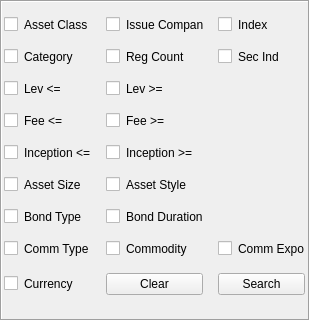
       <widget class="QFrame" name="etfMetaSearchFrame">
        <property name="geometry">
         <rect>
          <x>870</x>
          <y>480</y>
          <width>310</width>
          <height>321</height>
         </rect>
        </property>
        <property name="styleSheet">
         <string notr="true">border-color: rgb(0, 0, 0);</string>
        </property>
        <property name="frameShape">
         <enum>QFrame::Box</enum>
        </property>
        <property name="frameShadow">
         <enum>QFrame::Sunken</enum>
        </property>
        <widget class="QWidget" name="gridLayoutWidget_19">
         <property name="geometry">
          <rect>
           <x>-1</x>
           <y>0</y>
           <width>311</width>
           <height>321</height>
          </rect>
         </property>
         <layout class="QGridLayout" name="etfMetaSearchGrid" rowstretch="0,0,0,0,0,0,0,0,0" columnstretch="0,0,0">
          <property name="leftMargin">
           <number>5</number>
          </property>
          <property name="topMargin">
           <number>0</number>
          </property>
          <property name="rightMargin">
           <number>5</number>
          </property>
          <property name="bottomMargin">
           <number>0</number>
          </property>
          <property name="horizontalSpacing">
           <number>15</number>
          </property>
          <property name="verticalSpacing">
           <number>0</number>
          </property>
          <item row="7" column="1">
           <widget class="QCheckBox" name="etfMetaCommCheckbox">
            <property name="focusPolicy">
             <enum>Qt::NoFocus</enum>
            </property>
            <property name="text">
             <string>Commodity</string>
            </property>
           </widget>
          </item>
          <item row="0" column="2">
           <widget class="QCheckBox" name="etfMetaIndexCheckbox">
            <property name="focusPolicy">
             <enum>Qt::NoFocus</enum>
            </property>
            <property name="text">
             <string>Index</string>
            </property>
           </widget>
          </item>
          <item row="0" column="0">
           <widget class="QCheckBox" name="etfMetaAssetClassCheckbox">
            <property name="focusPolicy">
             <enum>Qt::NoFocus</enum>
            </property>
            <property name="text">
             <string>Asset Class</string>
            </property>
           </widget>
          </item>
          <item row="1" column="1">
           <widget class="QCheckBox" name="etfMetaRCCheckbox">
            <property name="focusPolicy">
             <enum>Qt::NoFocus</enum>
            </property>
            <property name="text">
             <string>Reg Count</string>
            </property>
           </widget>
          </item>
          <item row="8" column="0">
           <widget class="QCheckBox" name="etfMetaCurrCheckbox">
            <property name="focusPolicy">
             <enum>Qt::NoFocus</enum>
            </property>
            <property name="text">
             <string>Currency</string>
            </property>
           </widget>
          </item>
          <item row="5" column="0">
           <widget class="QCheckBox" name="etfMetaAssetSizeCheckbox">
            <property name="focusPolicy">
             <enum>Qt::NoFocus</enum>
            </property>
            <property name="text">
             <string>Asset Size</string>
            </property>
           </widget>
          </item>
          <item row="1" column="0">
           <widget class="QCheckBox" name="etfMetaCategoryCheckbox">
            <property name="focusPolicy">
             <enum>Qt::NoFocus</enum>
            </property>
            <property name="text">
             <string>Category</string>
            </property>
           </widget>
          </item>
          <item row="5" column="1">
           <widget class="QCheckBox" name="etfMetaAssetStyleCheckbox">
            <property name="focusPolicy">
             <enum>Qt::NoFocus</enum>
            </property>
            <property name="text">
             <string>Asset Style</string>
            </property>
           </widget>
          </item>
          <item row="1" column="2">
           <widget class="QCheckBox" name="etfMetaSICheckbox">
            <property name="focusPolicy">
             <enum>Qt::NoFocus</enum>
            </property>
            <property name="text">
             <string>Sec Ind</string>
            </property>
           </widget>
          </item>
          <item row="3" column="1">
           <widget class="QCheckBox" name="etfMetaFeeGreaterCheckbox">
            <property name="focusPolicy">
             <enum>Qt::NoFocus</enum>
            </property>
            <property name="text">
             <string>Fee &gt;=</string>
            </property>
           </widget>
          </item>
          <item row="8" column="2">
           <widget class="QPushButton" name="etfMetaSearchButton">
            <property name="focusPolicy">
             <enum>Qt::NoFocus</enum>
            </property>
            <property name="text">
             <string>Search</string>
            </property>
           </widget>
          </item>
          <item row="8" column="1">
           <widget class="QPushButton" name="etfMetaClearButton">
            <property name="focusPolicy">
             <enum>Qt::NoFocus</enum>
            </property>
            <property name="text">
             <string>Clear</string>
            </property>
           </widget>
          </item>
          <item row="7" column="0">
           <widget class="QCheckBox" name="etfMetaCommTypeCheckbox">
            <property name="focusPolicy">
             <enum>Qt::NoFocus</enum>
            </property>
            <property name="text">
             <string>Comm Type</string>
            </property>
           </widget>
          </item>
          <item row="7" column="2">
           <widget class="QCheckBox" name="etfMetaCommExpoCheckbox">
            <property name="focusPolicy">
             <enum>Qt::NoFocus</enum>
            </property>
            <property name="text">
             <string>Comm Expo</string>
            </property>
           </widget>
          </item>
          <item row="6" column="1">
           <widget class="QCheckBox" name="etfMetaBondDurCheckbox">
            <property name="focusPolicy">
             <enum>Qt::NoFocus</enum>
            </property>
            <property name="text">
             <string>Bond Duration</string>
            </property>
           </widget>
          </item>
          <item row="2" column="0">
           <widget class="QCheckBox" name="etfMetaLevLessCheckbox">
            <property name="focusPolicy">
             <enum>Qt::NoFocus</enum>
            </property>
            <property name="text">
             <string>Lev &lt;=</string>
            </property>
           </widget>
          </item>
          <item row="2" column="1">
           <widget class="QCheckBox" name="etfMetaLevGreaterCheckbox">
            <property name="focusPolicy">
             <enum>Qt::NoFocus</enum>
            </property>
            <property name="text">
             <string>Lev &gt;=</string>
            </property>
           </widget>
          </item>
          <item row="4" column="0">
           <widget class="QCheckBox" name="etfMetaIncepLessCheckbox">
            <property name="focusPolicy">
             <enum>Qt::NoFocus</enum>
            </property>
            <property name="text">
             <string>Inception &lt;=</string>
            </property>
           </widget>
          </item>
          <item row="0" column="1">
           <widget class="QCheckBox" name="etfMetaCompanyCheckbox">
            <property name="focusPolicy">
             <enum>Qt::NoFocus</enum>
            </property>
            <property name="text">
             <string>Issue Company</string>
            </property>
           </widget>
          </item>
          <item row="3" column="0">
           <widget class="QCheckBox" name="etfMetaFeeLessCheckbox">
            <property name="focusPolicy">
             <enum>Qt::NoFocus</enum>
            </property>
            <property name="text">
             <string>Fee &lt;=</string>
            </property>
           </widget>
          </item>
          <item row="6" column="0">
           <widget class="QCheckBox" name="etfMetaBondTypeCheckbox">
            <property name="focusPolicy">
             <enum>Qt::NoFocus</enum>
            </property>
            <property name="text">
             <string>Bond Type</string>
            </property>
           </widget>
          </item>
          <item row="4" column="1">
           <widget class="QCheckBox" name="etfMetaInceptGreaterCheckbox">
            <property name="focusPolicy">
             <enum>Qt::NoFocus</enum>
            </property>
            <property name="text">
             <string>Inception &gt;=</string>
            </property>
           </widget>
          </item>
         </layout>
        </widget>
       </widget>
